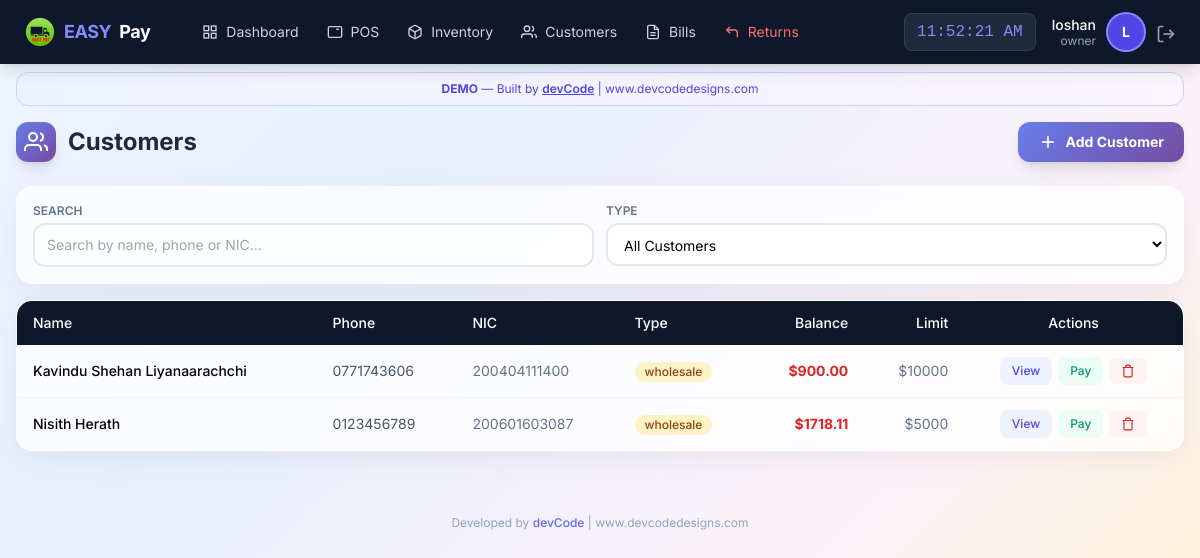
Page /customer/list (signed in) on the committed database.
### app/models/user.py (models this page shows, shortened)
class User(UserMixin, db.Model):
    __tablename__ = 'users'
    id = db.Column(db.Integer, primary_key=True)
    username = db.Column(db.String(50), unique=True, nullable=False)
    email = db.Column(db.String(120), unique=True, nullable=False)
    password_hash = db.Column(db.String(255), nullable=False)
    role = db.Column(db.String(20), default='staff')  # owner, manager, staff
    is_active = db.Column(db.Boolean, default=True)
    created_at = db.Column(db.DateTime, default=datetime.now)
    last_login = db.Column(db.DateTime)
    orders = db.relationship('Order', backref='cashier_rel', lazy=True, foreign_keys='Order.user_id')

### app/models/customer.py (models this page shows, shortened)
class Customer(db.Model):
    __tablename__ = 'customers'
    id = db.Column(db.Integer, primary_key=True)
    name = db.Column(db.String(100), nullable=False)
    phone = db.Column(db.String(20), unique=True, nullable=False)
    email = db.Column(db.String(120))
    address = db.Column(db.Text)
    nic = db.Column(db.String(20), unique=True, nullable=False)  # National ID Card - mandatory & unique
    customer_type = db.Column(db.String(20), default='retail')
    balance = db.Column(db.Float, default=0.0)
    credit_limit = db.Column(db.Float, default=5000.0)
    total_purchases = db.Column(db.Float, default=0.0)
    total_paid = db.Column(db.Float, default=0.0)
    is_active = db.Column(db.Boolean, default=True)
    notes = db.Column(db.Text)
    created_at = db.Column(db.DateTime, default=datetime.now)
    updated_at = db.Column(db.DateTime, default=datetime.now, onupdate=datetime.now)
    orders = db.relationship('Order', backref='customer_rel', lazy=True)
    payments = db.relationship('Payment', backref='customer_rel', lazy=True)

### app/routes/customer.py (the view)
@customer_bp.route('/list')
@login_required
def list_customers():
    customers = Customer.query.filter_by(is_active=True).order_by(Customer.customer_type, Customer.name).all()
    return render_template('customer/list.html', customers=customers)

### app/models/user.py (called while the page is built)
@login_manager.user_loader
def load_user(user_id):
    return User.query.get(int(user_id))

### app/templates/customer/list.html (shortened to what this page needs)
{% extends "base.html" %}
{% block content %}
<div class="max-w-7xl mx-auto px-2 sm:px-4 py-3 sm:py-4">
    <div class="flex flex-col sm:flex-row justify-between items-start sm:items-center gap-2 sm:gap-3 mb-4 sm:mb-6">
        <h1 class="text-lg sm:text-2xl font-bold text-slate-800 flex items-center gap-2 sm:gap-3">
            <span class="w-8 h-8 sm:w-10 sm:h-10 gradient-indigo rounded-lg sm:rounded-xl flex items-center justify-center shadow-lg flex-shrink-0">
                <svg class="w-4 h-4 sm:w-6 sm:h-6 text-white" viewBox="0 0 24 24" fill="none" stroke="currentColor" stroke-width="2">
                    <path d="M17 21v-2a4 4 0 0 0-4-4H5a4 4 0 0 0-4 4v2"></path>
                    <circle cx="9" cy="7" r="4"></circle>
                    <path d="M23 21v-2a4 4 0 0 0-3-3.87"></path>
                    <path d="M16 3.13a4 4 0 0 1 0 7.75"></path>
                </svg>
            </span>
            <span class="xs:hidden">Customers</span>
        </h1>
        <button onclick="showAddCustomer()" class="gradient-indigo text-white px-3 sm:px-5 py-2 sm:py-2.5 rounded-xl font-bold hover:opacity-90 transition flex items-center gap-1.5 sm:gap-2 shadow-lg text-xs sm:text-sm w-full sm:w-auto justify-center">
            <svg class="w-4 h-4 sm:w-5 sm:h-5" viewBox="0 0 24 24" fill="none" stroke="currentColor" stroke-width="2">
                <line x1="12" y1="5" x2="12" y2="19"></line>
                <line x1="5" y1="12" x2="19" y2="12"></line>
            </svg>
            Add Customer
        </button>
    </div>
    <div class="glass-card rounded-xl sm:rounded-2xl p-3 sm:p-4 mb-3 sm:mb-4">
        <div class="grid grid-cols-1 sm:grid-cols-2 gap-2 sm:gap-3">
            <div>
                <label class="block text-[10px] sm:text-xs font-semibold text-slate-500 uppercase mb-1">Search</label>
                <input type="text" id="custSearch" class="w-full border-2 border-slate-200 rounded-lg sm:rounded-xl px-2 sm:px-3 py-1.5 sm:py-2.5 text-xs sm:text-sm bg-white/80 focus:border-indigo-400 focus:outline-none"
                       placeholder="Search by name, phone or NIC..." onkeyup="filterTable()">
            </div>
            <div>
                <label class="block text-[10px] sm:text-xs font-semibold text-slate-500 uppercase mb-1">Type</label>
                <select id="typeFilter" class="w-full border-2 border-slate-200 rounded-lg sm:rounded-xl px-2 sm:px-3 py-1.5 sm:py-2.5 text-xs sm:text-sm bg-white/80 focus:border-indigo-400 focus:outline-none" onchange="filterTable()">
                    <option value="all">All Customers</option>
                </select>
            </div>
        </div>
    </div>
    <div class="hidden lg:block glass-card rounded-2xl overflow-hidden">
        <div class="overflow-x-auto">
            <table class="w-full text-sm" id="custTable">
                <thead>
                    <tr class="bg-slate-900 text-white">
                        <th class="px-4 py-3 text-left font-medium">Name</th>
                        <th class="px-4 py-3 text-left font-medium">Phone</th>
                        <th class="px-4 py-3 text-left font-medium">NIC</th>
                        <th class="px-4 py-3 text-left font-medium">Type</th>
                        <th class="px-4 py-3 text-right font-medium">Balance</th>
                        <th class="px-4 py-3 text-right font-medium">Limit</th>
                        <th class="px-4 py-3 text-center font-medium">Actions</th>
                    </tr>
                </thead>
                <tbody class="divide-y divide-slate-100">
                    {% for customer in customers %}
                    <tr class="hover:bg-slate-50 transition customer-row" data-type="{{ customer.customer_type }}">
                        <td class="px-4 py-3 font-medium">{{ customer.name }}</td>
                        <td class="px-4 py-3 text-slate-600">{{ customer.phone }}</td>
                        <td class="px-4 py-3 text-slate-500">{{ customer.nic or '-' }}</td>
                        <td class="px-4 py-3">
                            <span class="inline-flex items-center px-2.5 py-0.5 rounded-full text-xs font-medium {{ 'bg-amber-100 text-amber-800' if customer.customer_type == 'wholesale' else 'bg-blue-100 text-blue-800' }}">
                                {{ customer.customer_type }}
                            </span>
                        </td>
                        <td class="px-4 py-3 text-right font-bold {{ 'text-red-600' if customer.balance > 0 else 'text-slate-700' }}">${{ "%.2f"|format(customer.balance) }}</td>
                        <td class="px-4 py-3 text-right text-slate-500">${{ "%.0f"|format(customer.credit_limit) }}</td>
                        <td class="px-4 py-3">
                            <div class="flex items-center justify-center gap-1.5">
                                <button onclick="viewCustomer({{ customer.id }})" class="px-3 py-1.5 bg-indigo-50 text-indigo-600 text-xs font-medium rounded-lg hover:bg-indigo-100">View</button>
                                <button onclick="showPayment({{ customer.id }}, '{{ customer.name }}', {{ customer.balance }})" class="px-3 py-1.5 bg-emerald-50 text-emerald-600 text-xs font-medium rounded-lg hover:bg-emerald-100">Pay</button>
                                {% if current_user.role in ['owner','manager'] %}
                                <button onclick="confirmDelete({{ customer.id }}, '{{ customer.name }}')" class="px-3 py-1.5 bg-red-50 text-red-600 text-xs font-medium rounded-lg hover:bg-red-100">
                                    <svg class="w-3.5 h-3.5" viewBox="0 0 24 24" fill="none" stroke="currentColor" stroke-width="2"><polyline points="3 6 5 6 21 6"></polyline><path d="M19 6v14a2 2 0 0 1-2 2H7a2 2 0 0 1-2-2V6m3 0V4a2 2 0 0 1 2-2h4a2 2 0 0 1 2 2v2"></path></svg>
                                </button>
                                {% endif %}
                            </div>
                        </td>
                    </tr>
                    {% else %}
                    <tr><td colspan="7" class="px-4 py-8 text-center text-slate-400">No customers found</td></tr>
                    {% endfor %}
                </tbody>
            </table>
        </div>
    </div>
</div>
{% endblock %}

### app/templates/base.html (shortened to what this page needs)
<!DOCTYPE html>
<html lang="en">
<head>
    <script src="https://cdn.tailwindcss.com"></script>
</head>
<body class="bg-slate-100 min-h-screen">
    <nav class="bg-slate-900 text-white shadow-lg fixed top-0 left-0 right-0 z-50">
        <div class="flex justify-between items-center px-4 lg:px-6 h-16">
            <div class="flex items-center gap-6">
                <a href="{{ url_for('pos.dashboard') }}" class="flex items-center gap-2 text-lg font-bold tracking-tight">
                    <img src="{{ url_for('static', filename='img/easypay-logo.png') }}"
                        alt="EASY PAY"
                        class="w-8 h-8 object-contain">
                    <span class="text-indigo-400">EASY</span>Pay
                </a>
                {% if current_user.is_authenticated %}
                <div class="hidden lg:flex items-center gap-1 ml-4">
                    <a href="{{ url_for('pos.dashboard') }}" class="nav-link px-3 py-2 text-sm text-slate-300 hover:text-white flex items-center gap-2">
                        <svg class="icon-sm" viewBox="0 0 24 24" fill="none" stroke="currentColor" stroke-width="2">
                            <rect x="3" y="3" width="7" height="7"></rect><rect x="14" y="3" width="7" height="7"></rect>
                            <rect x="14" y="14" width="7" height="7"></rect><rect x="3" y="14" width="7" height="7"></rect>
                        </svg>
                        Dashboard
                    </a>
                    <a href="{{ url_for('pos.terminal') }}" class="nav-link px-3 py-2 text-sm text-slate-300 hover:text-white flex items-center gap-2">
                        <svg class="icon-sm" viewBox="0 0 24 24" fill="none" stroke="currentColor" stroke-width="2">
                            <rect x="2" y="4" width="20" height="16" rx="2"></rect>
                            <line x1="6" y1="8" x2="6" y2="8"></line><line x1="10" y1="8" x2="10" y2="8"></line>
                            <line x1="14" y1="8" x2="18" y2="8"></line>
                        </svg>
                        POS
                    </a>
                    {% if current_user.role in ['owner','manager'] %}
                    <a href="{{ url_for('inventory.manage') }}" class="nav-link px-3 py-2 text-sm text-slate-300 hover:text-white flex items-center gap-2">
                        Inventory
                    </a>
                    {% endif %}
                    <a href="{{ url_for('customer.list_customers') }}" class="nav-link px-3 py-2 text-sm text-slate-300 hover:text-white flex items-center gap-2">
                        <svg class="icon-sm" viewBox="0 0 24 24" fill="none" stroke="currentColor" stroke-width="2">
                            <path d="M17 21v-2a4 4 0 0 0-4-4H5a4 4 0 0 0-4 4v2"></path>
                            <circle cx="9" cy="7" r="4"></circle>
                            <path d="M23 21v-2a4 4 0 0 0-3-3.87"></path>
                            <path d="M16 3.13a4 4 0 0 1 0 7.75"></path>
                        </svg>
                        Customers
                    </a>
                    <a href="{{ url_for('pos.bills') }}" class="nav-link px-3 py-2 text-sm text-slate-300 hover:text-white flex items-center gap-2">
                        <svg class="icon-sm" viewBox="0 0 24 24" fill="none" stroke="currentColor" stroke-width="2">
                            <path d="M14 2H6a2 2 0 0 0-2 2v16a2 2 0 0 0 2 2h12a2 2 0 0 0 2-2V8z"></path>
                            <polyline points="14 2 14 8 20 8"></polyline>
                            <line x1="16" y1="13" x2="8" y2="13"></line><line x1="16" y1="17" x2="8" y2="17"></line>
                        </svg>
                        Bills
                    </a>
                    <a href="{{ url_for('pos.returns') }}" class="nav-link px-3 py-2 text-sm text-red-400 hover:text-red-300 flex items-center gap-2">
                        <svg class="icon-sm" viewBox="0 0 24 24" fill="none" stroke="currentColor" stroke-width="2">
                            <polyline points="9 14 4 9 9 4"></polyline>
                            <path d="M20 20v-7a4 4 0 0 0-4-4H4"></path>
                        </svg>
                        Returns
                    </a>
                </div>
                {% endif %}
            </div>
            {% if current_user.is_authenticated %}
            <div class="flex items-center gap-4">
                <span id="liveClock" class="hidden sm:block text-base font-mono bg-slate-800 px-3 py-1.5 rounded-lg text-indigo-400 border border-slate-700"></span>
                <div class="flex items-center gap-3">
                    <div class="hidden sm:block text-right">
                        <p class="text-sm font-medium leading-tight">{{ current_user.username }}</p>
                        <p class="text-xs text-slate-400 leading-tight">{{ current_user.role }}</p>
                    </div>
                    <div class="w-9 h-9 bg-indigo-600 rounded-full flex items-center justify-center text-sm font-bold ring-2 ring-indigo-400">
                        {{ current_user.username[0]|upper }}
                    </div>
                    <a href="{{ url_for('auth.logout') }}" class="text-slate-400 hover:text-red-400 transition" title="Logout">
                        <svg class="icon" viewBox="0 0 24 24" fill="none" stroke="currentColor" stroke-width="2">
                            <path d="M9 21H5a2 2 0 0 1-2-2V5a2 2 0 0 1 2-2h4"></path>
                            <polyline points="16 17 21 12 16 7"></polyline>
                            <line x1="21" y1="12" x2="9" y2="12"></line>
                        </svg>
                    </a>
                </div>
            </div>
            {% endif %}
        </div>
    </nav>
    <div class="pt-16 pb-20 lg:pb-4">
        <div class="max-w-7xl mx-auto px-4 mt-2">
            <div class="bg-gradient-to-r from-indigo-50 to-purple-50 border border-indigo-200 rounded-xl px-4 py-2 text-center text-xs text-indigo-600">
                <strong>DEMO</strong> — Built by <a href="https://www.devcodedesigns.com" target="_blank" class="underline font-semibold hover:text-indigo-800">devCode</a> | www.devcodedesigns.com
            </div>
        </div>
        {% block content %}{% endblock %}
        <footer class="max-w-7xl mx-auto px-4 py-4 text-center text-xs text-slate-400 mt-8">
            Developed by <a href="https://www.devcodedesigns.com" target="_blank" class="text-indigo-500 hover:text-indigo-700 font-medium">devCode</a> | www.devcodedesigns.com
        </footer>
    </div>
</body>
</html>

### app/templates/base.html (style rules this page uses)
body { font-family: 'Inter', system-ui, sans-serif; }
.nav-link { transition: all 0.2s; }
.icon { width: 20px; height: 20px; display: inline-block; vertical-align: middle; }
.icon-sm { width: 16px; height: 16px; }

### app/templates/customer/list.html (style rules this page uses)
body { background: linear-gradient(135deg, #f0f4ff 0%, #e8f0fe 30%, #fdf2f8 70%, #fef3c7 100%); min-height: 100vh; }
.glass-card { background: rgba(255, 255, 255, 0.75); backdrop-filter: blur(20px); -webkit-backdrop-filter: blur(20px); border: 1px solid rgba(255, 255, 255, 0.4); box-shadow: 0 8px 32px rgba(0, 0, 0, 0.06); }
.gradient-indigo { background: linear-gradient(135deg, #667eea 0%, #764ba2 100%); }

### rows in the picture
User: username "loshan", role "owner", username "L"
Customer: name "Kavindu Shehan Liyanaarachchi", phone "0771743606", nic "200404111400", customer_type "wholesale", balance "900.00", credit_limit "10000"
Customer: name "Nisith Herath", phone "0123456789", nic "200601603087", customer_type "wholesale", balance "1718.11", credit_limit "5000"
